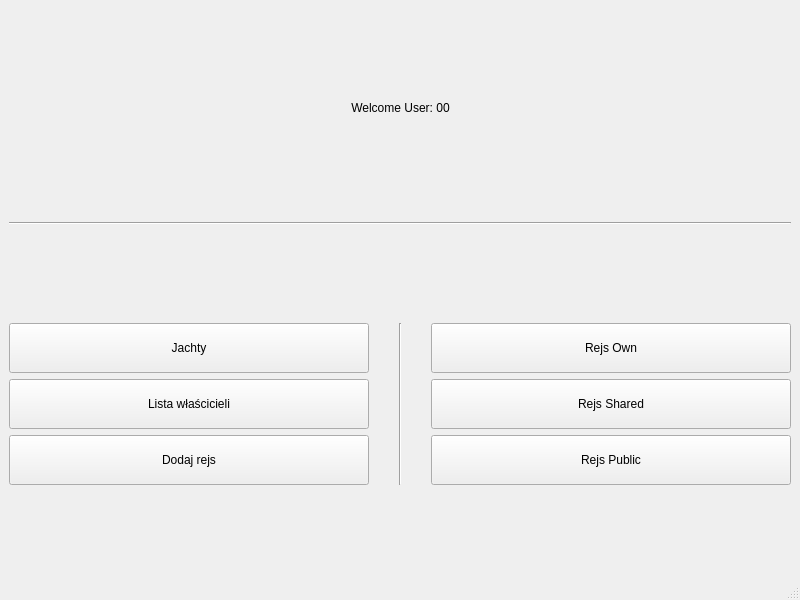
<?xml version="1.0" encoding="UTF-8"?>
<ui version="4.0">
 <class>MainWindow</class>
 <widget class="QMainWindow" name="MainWindow">
  <property name="geometry">
   <rect>
    <x>0</x>
    <y>0</y>
    <width>800</width>
    <height>600</height>
   </rect>
  </property>
  <property name="windowTitle">
   <string>MainWindow</string>
  </property>
  <property name="styleSheet">
   <string notr="true"/>
  </property>
  <widget class="QWidget" name="centralwidget">
   <layout class="QGridLayout" name="gridLayout">
    <item row="0" column="0">
     <layout class="QHBoxLayout" name="horizontalLayout">
      <property name="sizeConstraint">
       <enum>QLayout::SizeConstraint::SetMaximumSize</enum>
      </property>
      <item>
       <spacer name="horizontalSpacer">
        <property name="orientation">
         <enum>Qt::Orientation::Horizontal</enum>
        </property>
        <property name="sizeHint" stdset="0">
         <size>
          <width>40</width>
          <height>20</height>
         </size>
        </property>
       </spacer>
      </item>
      <item>
       <widget class="QLabel" name="WindowLabel">
        <property name="sizePolicy">
         <sizepolicy hsizetype="Preferred" vsizetype="Maximum">
          <horstretch>0</horstretch>
          <verstretch>0</verstretch>
         </sizepolicy>
        </property>
        <property name="maximumSize">
         <size>
          <width>16777215</width>
          <height>30</height>
         </size>
        </property>
        <property name="text">
         <string>Welcome User: 00</string>
        </property>
        <property name="alignment">
         <set>Qt::AlignmentFlag::AlignCenter</set>
        </property>
       </widget>
      </item>
      <item>
       <spacer name="horizontalSpacer_2">
        <property name="orientation">
         <enum>Qt::Orientation::Horizontal</enum>
        </property>
        <property name="sizeHint" stdset="0">
         <size>
          <width>40</width>
          <height>20</height>
         </size>
        </property>
       </spacer>
      </item>
     </layout>
    </item>
    <item row="1" column="0">
     <widget class="Line" name="line">
      <property name="sizePolicy">
       <sizepolicy hsizetype="Minimum" vsizetype="Maximum">
        <horstretch>0</horstretch>
        <verstretch>0</verstretch>
       </sizepolicy>
      </property>
      <property name="maximumSize">
       <size>
        <width>16777215</width>
        <height>20</height>
       </size>
      </property>
      <property name="styleSheet">
       <string notr="true"/>
      </property>
      <property name="orientation">
       <enum>Qt::Orientation::Horizontal</enum>
      </property>
     </widget>
    </item>
    <item row="2" column="0">
     <layout class="QHBoxLayout" name="horizontalLayout_2" stretch="0,0,0">
      <item>
       <layout class="QVBoxLayout" name="verticalLayout">
        <item>
         <widget class="QPushButton" name="YachtsBTN">
          <property name="minimumSize">
           <size>
            <width>0</width>
            <height>50</height>
           </size>
          </property>
          <property name="text">
           <string>Jachty</string>
          </property>
         </widget>
        </item>
        <item>
         <widget class="QPushButton" name="YachtsOwnershipBTN">
          <property name="minimumSize">
           <size>
            <width>0</width>
            <height>50</height>
           </size>
          </property>
          <property name="text">
           <string>Lista właścicieli</string>
          </property>
         </widget>
        </item>
        <item>
         <widget class="QPushButton" name="TripAddBTN">
          <property name="minimumSize">
           <size>
            <width>0</width>
            <height>50</height>
           </size>
          </property>
          <property name="text">
           <string>Dodaj rejs</string>
          </property>
         </widget>
        </item>
       </layout>
      </item>
      <item>
       <widget class="Line" name="line_2">
        <property name="sizePolicy">
         <sizepolicy hsizetype="Minimum" vsizetype="Minimum">
          <horstretch>0</horstretch>
          <verstretch>0</verstretch>
         </sizepolicy>
        </property>
        <property name="maximumSize">
         <size>
          <width>50</width>
          <height>16777215</height>
         </size>
        </property>
        <property name="orientation">
         <enum>Qt::Orientation::Vertical</enum>
        </property>
       </widget>
      </item>
      <item>
       <layout class="QVBoxLayout" name="verticalLayout_2" stretch="10,10,10">
        <item>
         <widget class="QPushButton" name="TripListOwnBTN">
          <property name="minimumSize">
           <size>
            <width>0</width>
            <height>50</height>
           </size>
          </property>
          <property name="text">
           <string>Rejs Own</string>
          </property>
         </widget>
        </item>
        <item>
         <widget class="QPushButton" name="TripListSharedBTN">
          <property name="minimumSize">
           <size>
            <width>0</width>
            <height>50</height>
           </size>
          </property>
          <property name="text">
           <string>Rejs Shared</string>
          </property>
         </widget>
        </item>
        <item>
         <widget class="QPushButton" name="TripListPublicBTN">
          <property name="minimumSize">
           <size>
            <width>0</width>
            <height>50</height>
           </size>
          </property>
          <property name="text">
           <string>Rejs Public</string>
          </property>
         </widget>
        </item>
       </layout>
      </item>
     </layout>
    </item>
   </layout>
  </widget>
  <widget class="QMenuBar" name="menubar">
   <property name="geometry">
    <rect>
     <x>0</x>
     <y>0</y>
     <width>800</width>
     <height>21</height>
    </rect>
   </property>
  </widget>
  <widget class="QStatusBar" name="statusbar"/>
 </widget>
 <resources/>
 <connections/>
</ui>
